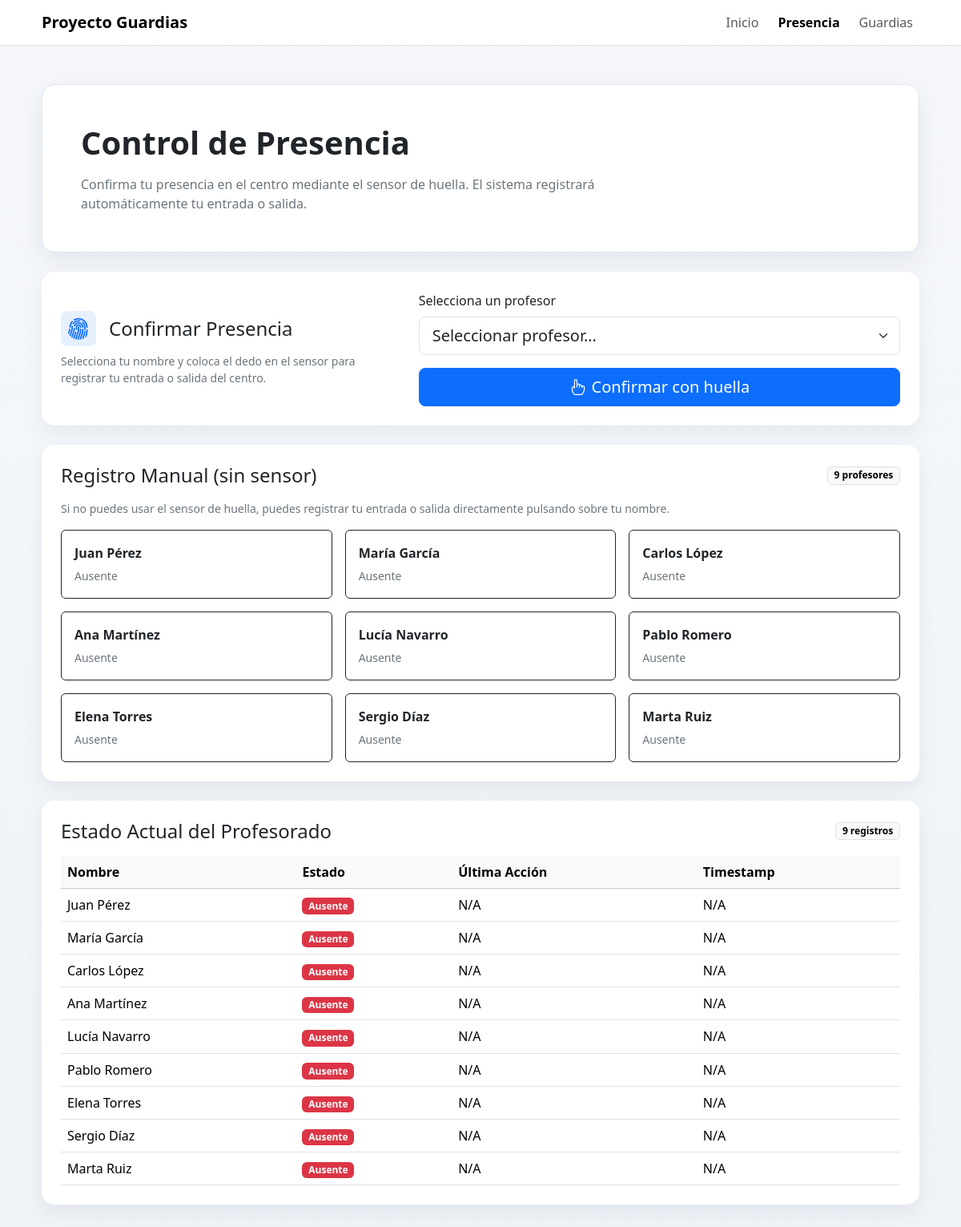
The page /presencia/ on the database as committed earlier.
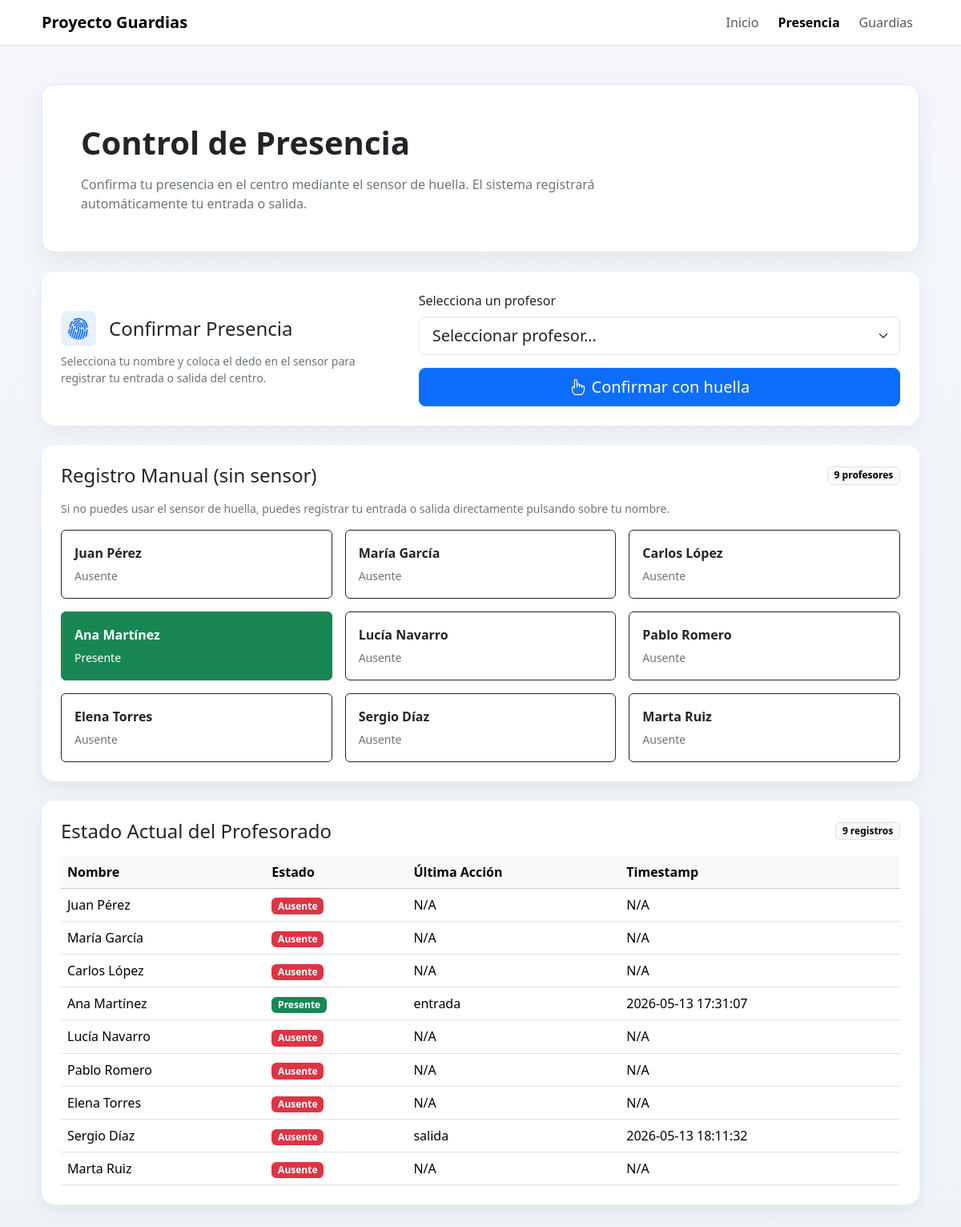
The same page on the database as committed later.
### tables this page shows
CREATE TABLE profesores (id INTEGER PRIMARY KEY AUTOINCREMENT, nombre TEXT NOT NULL, departamento TEXT, huella_id INTEGER, activo INTEGER DEFAULT 1, guardias_acumuladas INTEGER DEFAULT 0, guardias_semana INTEGER DEFAULT 0);

CREATE TABLE presencia (
    id INTEGER PRIMARY KEY AUTOINCREMENT,
    profesor_id INTEGER,
    timestamp DATETIME DEFAULT CURRENT_TIMESTAMP,
    tipo TEXT,   -- 'entrada' o 'salida'
    FOREIGN KEY (profesor_id) REFERENCES "profesores_legacy"(id)
);

### app.py (the view)
@bp.route("/")
def vista_presencia():
    try:
        estado = obtener_estado_actual()
        db = DBManager(_obtener_db_path())
        profesores = db.get_profesores()
        profesores = [p for p in profesores if p.activo == 1]
    except Exception as e:
        print(f"[ERROR estado presencia] {e}")
        estado = {}
        profesores = []
    return render_template(
        "presencia.html",
        estado=estado,
        profesores=profesores
    )

### app.py (called while the page is built)
def _obtener_db_path():
    return app.config.get("DB_PATH", "ies.db")

### modules/db/db_manager.py (called while the page is built, shortened)
    def get_connection(self):
        return sqlite3.connect(self.db_path)

    @contextmanager
    def _connection(self):
        conn = self.get_connection()
        try:
            self._ensure_schema(conn)
            yield conn
        finally:
            conn.close()

    def _fetch_all(self, query, params=(), model_cls=None):
        with self._connection() as conn:
            cursor = conn.cursor()
            cursor.execute(query, params)
            rows = cursor.fetchall()
        if model_cls is None:
            return rows
        return [model_cls(*row) for row in rows]

    def _fecha_hoy(self, fecha=None):
        return fecha or datetime.now().strftime("%Y-%m-%d")

    def _ensure_profesores_schema(self, conn):
        cursor = conn.cursor()
        cursor.execute("PRAGMA table_info(profesores)")
        schema_rows = cursor.fetchall()
        columnas = {row[1] for row in schema_rows}
        tipos = {row[1]: (row[2] or "").upper() for row in schema_rows}
        schema_actualizado = False
        if "departamento" not in columnas:
            cursor.execute("ALTER TABLE profesores ADD COLUMN departamento TEXT")
            schema_actualizado = True
        if "huella_id" not in columnas:
            cursor.execute("ALTER TABLE profesores ADD COLUMN huella_id INTEGER")
            schema_actualizado = True
        self._normalizar_huella_ids(conn)
        if schema_actualizado:
            conn.commit()

    @staticmethod
    def _normalizar_huella_id_valor(valor):
        if valor is None:
            return None
        if isinstance(valor, int):
            return valor

    def _normalizar_huella_ids(self, conn):
        cursor = conn.cursor()
        cursor.execute("SELECT id, huella_id FROM profesores")
        cambios = []
        for profesor_id, huella_id in cursor.fetchall():
            huella_normalizada = self._normalizar_huella_id_valor(huella_id)
            if huella_id != huella_normalizada:
                cambios.append((huella_normalizada, profesor_id))
        if cambios:
            cursor.executemany(
                "UPDATE profesores SET huella_id = ? WHERE id = ?",
                cambios,
            )
            conn.commit()

    def _ensure_horarios_schema(self, conn):
        cursor = conn.cursor()
        cursor.execute("PRAGMA table_info(horarios)")
        columnas = {row[1] for row in cursor.fetchall()}

### templates/presencia.html (shortened to what this page needs)
<!DOCTYPE html>
<html lang="es">
<head>
    <link href="https://cdn.jsdelivr.net/npm/bootstrap@5.3.3/dist/css/bootstrap.min.css" rel="stylesheet">
    <link rel="stylesheet" href="https://cdn.jsdelivr.net/npm/bootstrap-icons@1.11.3/font/bootstrap-icons.min.css">
</head>
<body>
    <nav class="navbar navbar-expand-lg bg-white border-bottom sticky-top">
        <div class="container app-shell">
            <a class="navbar-brand fw-semibold" href="{{ url_for('index') }}">Proyecto Guardias</a>
            <div class="collapse navbar-collapse" id="mainNav">
                <div class="navbar-nav ms-auto gap-lg-2">
                    <a class="nav-link" href="{{ url_for('index') }}">Inicio</a>
                    <a class="nav-link active fw-semibold" href="{{ url_for('presencia.vista_presencia') }}">Presencia</a>
                    <a class="nav-link" href="{{ url_for('vista_guardias') }}">Guardias</a>
                </div>
            </div>
        </div>
    </nav>
    <main class="container app-shell py-4 py-lg-5">
        <section class="page-hero p-4 p-lg-5 mb-4">
            <div class="row g-4 align-items-center">
                <div class="col-lg-8">
                    <h1 class="display-6 fw-semibold mb-3">Control de Presencia</h1>
                    <p class="text-secondary mb-0">Confirma tu presencia en el centro mediante el sensor de huella. El sistema registrará automáticamente tu entrada o salida.</p>
                </div>
            </div>
        </section>
        <section class="card stat-card mb-4">
            <div class="card-body p-4">
                <div class="row g-4 align-items-center">
                    <div class="col-lg-5">
                        <div class="d-flex align-items-center gap-3 mb-2">
                            <div class="rounded-3 p-2 bg-primary bg-opacity-10 text-primary lh-1" style="font-size:1.75rem">
                                <i class="bi bi-fingerprint"></i>
                            </div>
                            <h2 class="h4 mb-0">Confirmar Presencia</h2>
                        </div>
                        <p class="text-secondary small mb-0 mt-2">
                            Selecciona tu nombre y coloca el dedo en el sensor para registrar tu entrada o salida del centro.
                        </p>
                    </div>
                    <div class="col-lg-7">
                        <form id="form-confirmar-presencia" action="{{ url_for('presencia.confirmar_presencia_huella') }}" method="post" class="d-grid gap-3">
                            <div>
                                <label for="profesor_id_huella" class="form-label fw-medium">Selecciona un profesor</label>
                                <select id="profesor_id_huella" name="profesor_id" class="form-select form-select-lg" required>
                                    <option value="" selected disabled>Seleccionar profesor…</option>
                                </select>
                            </div>
                            <button id="btn-confirmar-huella" class="btn btn-primary btn-lg" type="submit" {% if not profesores %}disabled{% endif %}>
                                <i class="bi bi-hand-index me-2"></i>Confirmar con huella
                            </button>
                        </form>
                    </div>
                </div>
            </div>
        </section>
        <section class="card stat-card mb-4">
            <div class="card-body p-4">
                <div class="d-flex justify-content-between align-items-center mb-3 flex-wrap gap-2">
                    <h2 class="h4 mb-0">Registro Manual (sin sensor)</h2>
                    <span class="badge text-bg-light border">{{ estado|length }} profesores</span>
                </div>
                <p class="text-secondary small mb-3">Si no puedes usar el sensor de huella, puedes registrar tu entrada o salida directamente pulsando sobre tu nombre.</p>
                <div class="row g-3">
                    {% for profesor_id, info in estado.items() %}
                    <div class="col-md-6 col-xl-4">
                        <form action="{{ url_for('registrar_guardia') }}" method="post" class="h-100">
                            <button class="btn {% if info.presente %}btn-success{% else %}btn-outline-dark{% endif %} w-100 h-100 text-start p-3" type="submit">
                                <span class="d-block fw-semibold mb-1">{{ info.nombre }}</span>
                                <span class="small {% if info.presente %}text-white{% else %}text-secondary{% endif %}">
                                    {% if info.presente %}Presente{% else %}Ausente{% endif %}
                                </span>
                            </button>
                        </form>
                    </div>
                    {% else %}
                    <div class="col-12">
                        <div class="text-center text-secondary py-3">No hay profesores disponibles para registrar.</div>
                    </div>
                    {% endfor %}
                </div>
            </div>
        </section>
        <section class="card stat-card">
            <div class="card-body p-4">
                <div class="d-flex justify-content-between align-items-center mb-3 flex-wrap gap-2">
                    <h2 class="h4 mb-0">Estado Actual del Profesorado</h2>
                    <span class="badge text-bg-light border">{{ estado|length }} registros</span>
                </div>
                <div class="table-responsive">
                    <table class="table table-hover align-middle mb-0">
                        <thead class="table-light">
                            <tr>
                                <th>Nombre</th>
                                <th>Estado</th>
                                <th>Última Acción</th>
                                <th>Timestamp</th>
                            </tr>
                        </thead>
                        <tbody>
                            {% for profesor_id, info in estado.items() %}
                            <tr>
                                <td class="fw-medium">{{ info.nombre }}</td>
                                <td>
                                    <span class="badge {% if info.presente %}text-bg-success{% else %}text-bg-danger{% endif %}">
                                        {% if info.presente %}Presente{% else %}Ausente{% endif %}
                                    </span>
                                </td>
                                <td>{{ info.ultima_accion or 'N/A' }}</td>
                                <td>{{ info.timestamp or 'N/A' }}</td>
                            </tr>
                            {% else %}
                            <tr>
                                <td colspan="4" class="text-center text-secondary py-4">No hay registros de presencia para mostrar.</td>
                            </tr>
                            {% endfor %}
                        </tbody>
                    </table>
                </div>
            </div>
        </section>
    </main>
</body>
</html>

### templates/presencia.html (style rules this page uses)
body { background: linear-gradient(180deg, #f5f7fb 0%, #eef3f8 100%); min-height: 100vh; }
.app-shell { max-width: 1120px; }
.page-hero { background: #ffffff; border: 1px solid #dfe7f1; border-radius: 1rem; box-shadow: 0 10px 30px rgba(31, 41, 55, 0.08); }
.stat-card, .content-card { border: 0; border-radius: 1rem; box-shadow: 0 10px 24px rgba(15, 23, 42, 0.06); }

Rows that differ between the two databases and show on the page:
added presencia: tipo "entrada", timestamp "2026-05-13 17:31:07"
added presencia: tipo "salida", timestamp "2026-05-13 18:11:32"
Other text that changed with them:
list line gone: "Ausente"
new list line: "Presente"
new list line: "Ana Martínez"
new list line: "Sergio Díaz"
new list line: "Ausente"
list line gone: "Ana Martínez"
list line gone: "Ausente N/A N/A"
list line gone: "Sergio Díaz"
